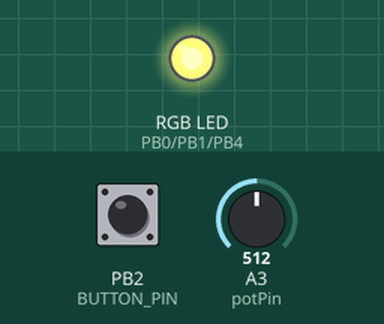
Recording of a sketch running on a simulated ATtiny85, built with avr-gcc and run on an emulated ATtiny85. Shown: an RGB LED mixed from three pins (HIGH = lit). Inputs (shaded band) come from the test bench; at power-on: A3 (potPin) = 512, PB2 (BUTTON_PIN) HIGH.

Above: at 1.2 s.
1.3 s: A3 (potPin) set to 692
At 2.3 s:
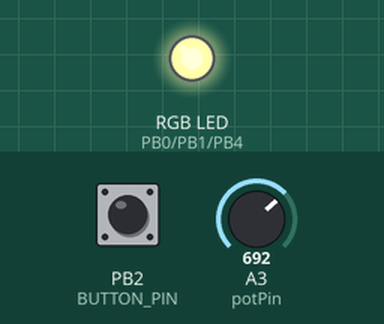
2.8 s: PB2 (BUTTON_PIN) pulled LOW for 0.15 s
At 3.6 s:
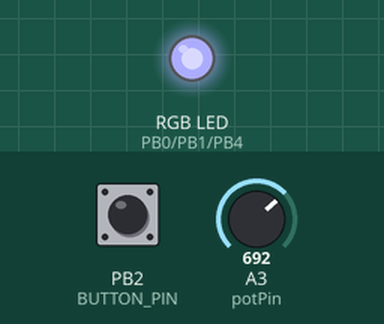
4.5 s: A3 (potPin) set to 511
At 5.7 s:
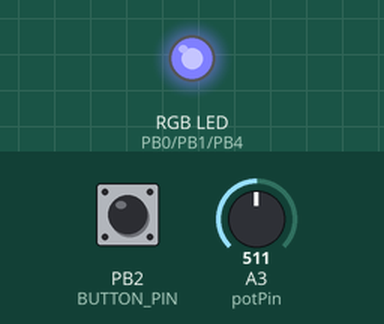
6.0 s: PB2 (BUTTON_PIN) pulled LOW for 1 s
At 7.2 s:
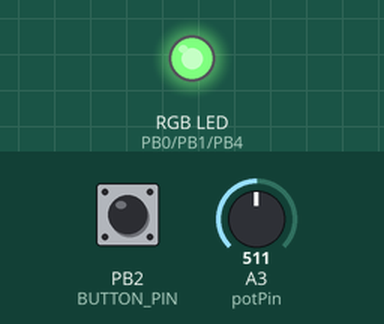
8.5 s: PB2 (BUTTON_PIN) pulled LOW for 0.15 s
At 9.1 s:
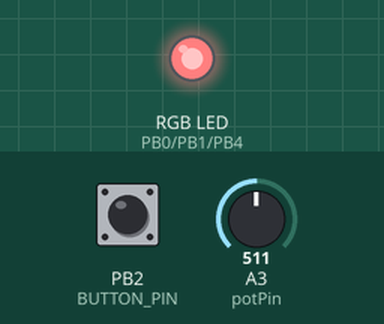
10.2 s: A3 (potPin) set to 716
At 11.5 s:
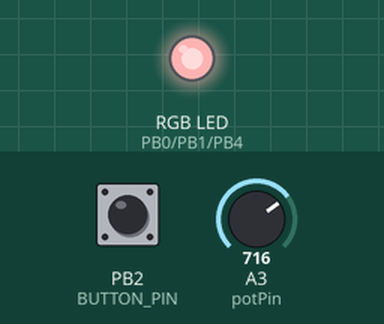
Timing chart, 0 to 12.7 s (numbered marks = the images above; inputs shaded):
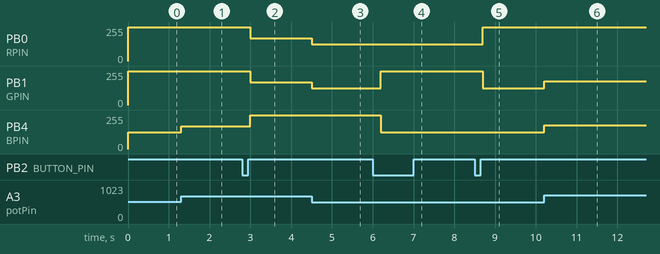

Measured:
- after the input at 1.3 s, PB4 (BPIN): 127/255 → 172/255 at once
- after the input at 2.8 s, PB0 (RPIN), PB1 (GPIN): 255/255 → 172/255 after 0.20 s; PB4 (BPIN): 172/255 → 255/255 after 0.20 s
- after the input at 4.5 s, PB0 (RPIN), PB1 (GPIN): 172/255 → 127/255 at once
- after the input at 6.0 s, PB1 (GPIN): 127/255 → 255/255 after 0.20 s; PB4 (BPIN): 255/255 → 127/255 after 0.20 s
- after the input at 8.5 s, PB0 (RPIN): 127/255 → 255/255 after 0.20 s; PB1 (GPIN): 255/255 → 127/255 after 0.20 s
- after the input at 10.2 s, PB1 (GPIN), PB4 (BPIN): 127/255 → 178/255 at once

The sketch:

radio_led_mode_control.ino
```cpp
// ATtiny85
#define RPIN 0
#define GPIN 1
#define BPIN 4
#define BUTTON_PIN 2
#define COLORON 0
#define COLOROFF 255

enum ColorMode {
    OFF = 0,
    RED = 1,
    GREEN = 2,
    BLUE = 3,
    YELLOW = 4,
    PURPLE = 5,
    DIFFERENT_BLUE = 6,
    ALL = 7
};

ColorMode mode = BLUE;
bool lastButtonState = HIGH;
int potPin = A3; // calling the ADC3 (PB3) pin
int potVal = 0;
int ledVal = 0;

void setup() {
    pinMode(RPIN, OUTPUT);
    pinMode(GPIN, OUTPUT);
    pinMode(BPIN, OUTPUT);
    pinMode(BUTTON_PIN, INPUT_PULLUP);
}

void loop() {
    bool buttonState = digitalRead(BUTTON_PIN);
    potVal = analogRead(potPin);

    // potentiometer's range 0-1023
    if (potVal < 341) {
        potVal = ((potVal * 3) / 4)/3; // normalize to lower third 0-84
        ledVal = potVal; // 0-84
    }
    else if (potVal < 682) {
        potVal = (((potVal-341) * 3) / 4)/3; // normalize to middle third 85-170
        ledVal = potVal+85; // 85-170
    }
    else {
        potVal = (((potVal-683) * 3) / 4)/3; // normalize to upper third 171-255
        ledVal = potVal+170; // 171-255
    }

    if (lastButtonState == HIGH && buttonState == LOW) {
        mode = (ColorMode)((mode + 1) % 8);  // cycle 0 -> 7
        delay(200);
    }
    lastButtonState = buttonState;

    switch(mode) {
        case OFF:
            light_led_colors(COLOROFF, COLOROFF, COLOROFF);
            break;

        case RED:
            light_led_colors(ledVal, COLOROFF, COLOROFF);
            break;

        case GREEN:
            light_led_colors(COLOROFF, ledVal, COLOROFF);
            break;

        case BLUE:
            light_led_colors(COLOROFF, COLOROFF, ledVal);
            break;

        case YELLOW:
            light_led_colors(ledVal, ledVal, COLOROFF);
            break;

        case PURPLE:
            light_led_colors(ledVal, COLOROFF, ledVal);
            break;

        case DIFFERENT_BLUE:
            light_led_colors(COLOROFF, ledVal, ledVal);
            break;

        case ALL:
            light_led_colors(ledVal, ledVal, ledVal);
            break;

        default: // BLUE
            light_led_colors(COLOROFF, COLOROFF, ledVal);
            break;
    }
}

void light_led_colors(int red, int green, int blue) {
    analogWrite(RPIN, red);
    analogWrite(GPIN, green);
    analogWrite(BPIN, blue);
}
```
